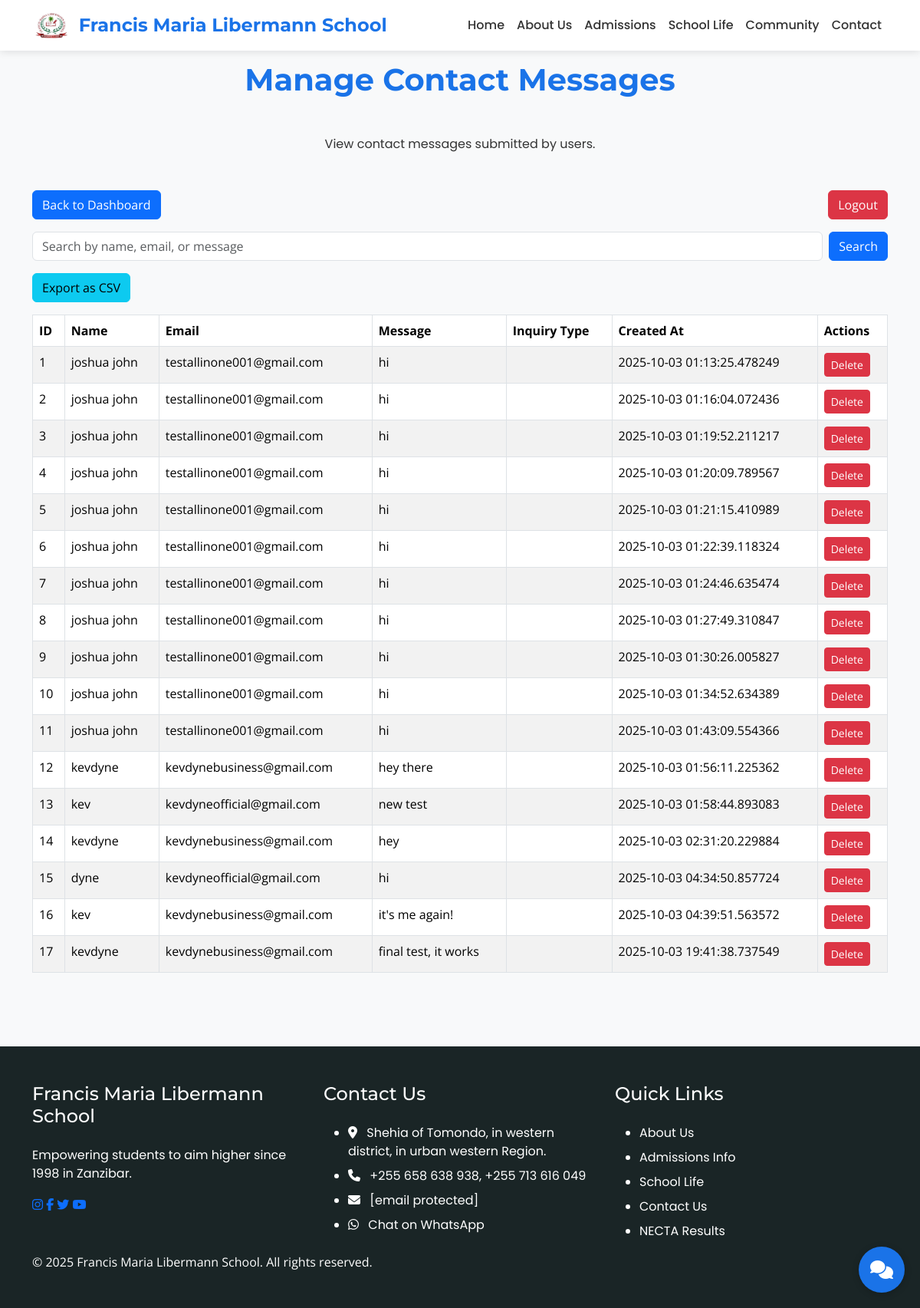
The app's page /admin/contacts (signed in), older data.
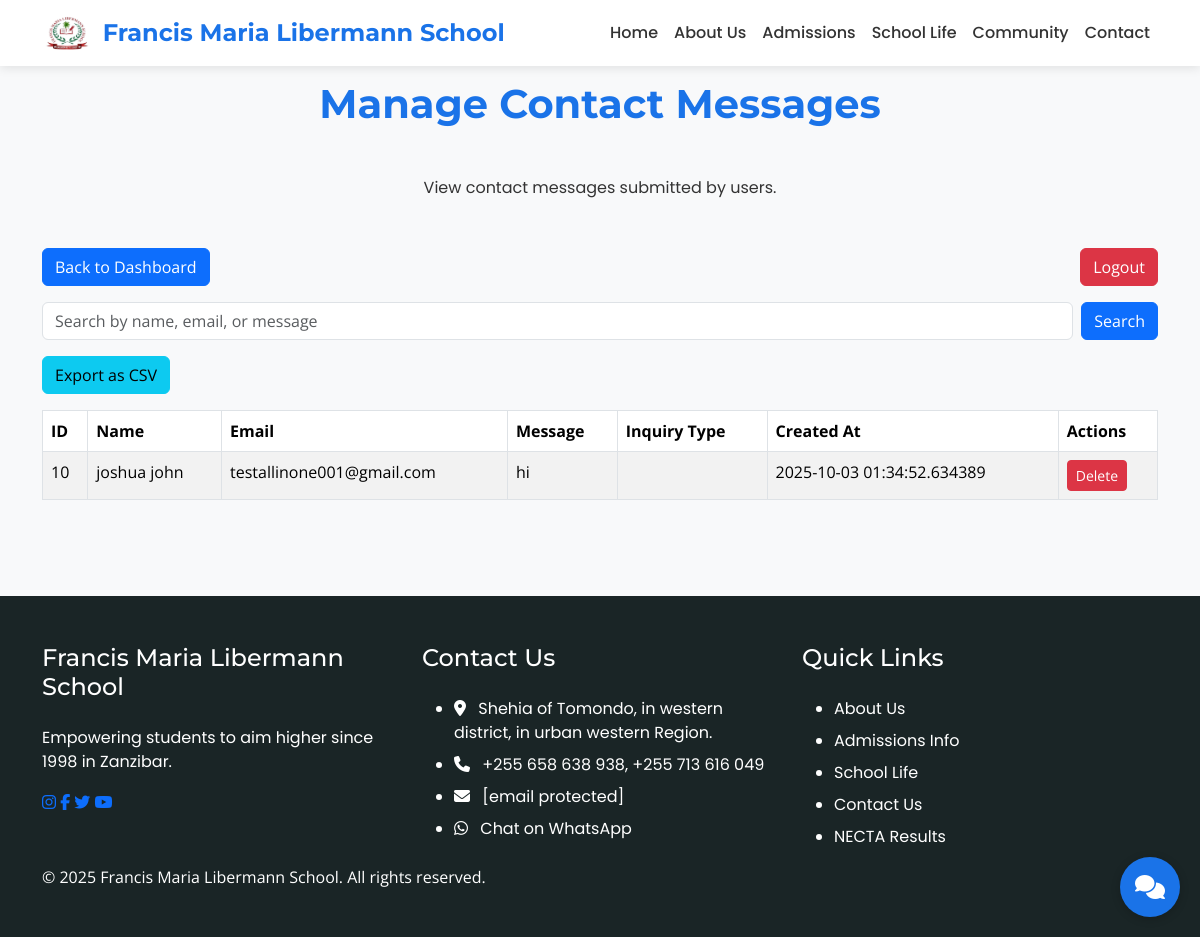
The same page, newer data.
### app/models.py (models this page shows, shortened)
class Contact(db.Model):
    id = db.Column(db.Integer, primary_key=True)
    name = db.Column(db.String(100), nullable=False)
    email = db.Column(db.String(120), nullable=False)
    message = db.Column(db.Text, nullable=False)
    created_at = db.Column(db.DateTime, default=datetime.utcnow)

### app/routes.py (the view, shortened to what this page needs)
@main.route('/admin/contacts', methods=['GET', 'POST'])
@login_required
def admin_contacts():
    search_query = request.form.get('search', '') if request.method == 'POST' else ''
    if search_query:
        contacts = Contact.query.filter(
            (Contact.name.ilike(f'%{search_query}%')) |
            (Contact.email.ilike(f'%{search_query}%')) |
            (Contact.message.ilike(f'%{search_query}%'))
        ).all()
    else:
        contacts = Contact.query.all()
    return render_template('admin_contacts.html', contacts=contacts, search_query=search_query)

### app/templates/admin_contacts.html
{% extends "base.html" %}
{% block content %}
<section class="section bg-light">
    <div class="container">
        <h2 class="section-title">Manage Contact Messages</h2>
        <p class="text-center mb-5">View contact messages submitted by users.</p>
        <div class="row mb-3">
            <div class="col-md-12">
                <a href="{{ url_for('main.admin_dashboard') }}" class="btn btn-primary">Back to Dashboard</a>
                <a href="{{ url_for('main.admin_logout') }}" class="btn btn-danger float-end">Logout</a>
            </div>
        </div>
        <div class="row mb-3">
            <div class="col-md-12">
                <form method="POST" class="d-flex">
                    <input type="text" name="search" class="form-control me-2" placeholder="Search by name, email, or message" value="{{ search_query }}">
                    <button type="submit" class="btn btn-primary">Search</button>
                </form>
            </div>
        </div>
        <div class="row mb-3">
            <div class="col-md-12">
                <form method="POST" style="display:inline;">
                    <button type="submit" name="export" value="export" class="btn btn-info">Export as CSV</button>
                </form>
            </div>
        </div>
        <div class="row">
            <div class="col-md-12">
                <table class="table table-bordered table-striped">
                    <thead>
                        <tr>
                            <th>ID</th>
                            <th>Name</th>
                            <th>Email</th>
                            <th>Message</th>
                            <th>Inquiry Type</th>
                            <th>Created At</th>
                            <th>Actions</th>
                        </tr>
                    </thead>
                    <tbody>
                        {% for contact in contacts %}
                        <tr>
                            <td>{{ contact.id }}</td>
                            <td>{{ contact.name }}</td>
                            <td>{{ contact.email }}</td>
                            <td>{{ contact.message }}</td>
                            <td>{{ contact.inquiry_type }}</td>
                            <td>{{ contact.created_at }}</td>
                            <td>
                                <form method="POST" action="{{ url_for('main.delete_contact', contact_id=contact.id) }}"
                                      onsubmit="return confirm('Are you sure you want to delete this contact message?');"
                                      style="display: inline;">
                                    <button type="submit" class="btn btn-danger btn-sm">Delete</button>
                                </form>
                            </td>
                        </tr>
                        {% endfor %}
                    </tbody>
                </table>
            </div>
        </div>
    </div>
</section>
{% endblock %}

### app/templates/base.html (shortened to what this page needs)
<!DOCTYPE html>
<html lang="en">
<head>
    <link rel="stylesheet" href="https://cdnjs.cloudflare.com/ajax/libs/font-awesome/6.5.1/css/all.min.css">
    <link href="https://cdn.jsdelivr.net/npm/bootstrap@5.3.3/dist/css/bootstrap.min.css" rel="stylesheet">
    <link rel="stylesheet" href="https://unpkg.com/aos@2.3.1/dist/aos.css">
    <link rel="stylesheet" href="{{ url_for('static', filename='styles.css') }}">
</head>
<body>
    <div id="content" style="display: none;">
        <nav class="navbar navbar-expand-lg navbar-light fixed-top" id="mainNav">
            <div class="container">
                <a class="navbar-brand" href="{{ url_for('main.index') }}" data-translate="Francis Maria Libermann School">
                    <img src="{{ url_for('static', filename='assets/logo.jpeg') }}" alt="FML Logo" style="height: 40px; display: inline-block; vertical-align: middle; margin-right: 10px;">
                    Francis Maria Libermann School
                </a>
                <div class="collapse navbar-collapse" id="navbarNav">
                    <ul class="navbar-nav ms-auto">
                        <li class="nav-item">
                            <a class="nav-link {% if current_page == 'index' %}active{% endif %}" href="{{ url_for('main.index') }}" data-translate="Home">Home</a>
                        </li>
                        <li class="nav-item">
                            <a class="nav-link {% if current_page == 'about' %}active{% endif %}" href="{{ url_for('main.index') }}about" data-translate="About Us">About Us</a>
                        </li>
                        <li class="nav-item">
                            <a class="nav-link {% if current_page == 'admissions' %}active{% endif %}" href="{{ url_for('main.admissions') }}" data-translate="Admissions">Admissions</a>
                        </li>
                        <li class="nav-item">
                            <a class="nav-link {% if current_page == 'school-life' %}active{% endif %}" href="{{ url_for('main.school_life') }}" data-translate="School Life">School Life</a>
                        </li>
                        <li class="nav-item">
                            <a class="nav-link {% if current_page == 'community' %}active{% endif %}" href="{{ url_for('main.community') }}" data-translate="Community">Community</a>
                        </li>
                        <li class="nav-item">
                            <a class="nav-link {% if current_page == 'contact' %}active{% endif %}" href="{{ url_for('main.contact') }}" data-translate="Contact">Contact</a>
                        </li>
                    </ul>
                </div>
            </div>
        </nav>
        {% block content %}{% endblock %}
        <footer class="footer">
            <div class="container">
                <div class="row">
                    <div class="col-lg-4 mb-4 mb-lg-0">
                        <h4 data-translate="Francis Maria Libermann School">Francis Maria Libermann School</h4>
                        <p data-translate="Empowering students to aim higher since 1998 in Zanzibar.">
                            Empowering students to aim higher since 1998 in Zanzibar.
                        </p>
                        <div class="social-links">
                            <a href="https://www.instagram.com/fmlibermann/?hl=en" target="_blank" aria-label="Instagram"><i class="fab fa-instagram"></i></a>
                            <a href="#" aria-label="Facebook"><i class="fab fa-facebook-f"></i></a>
                            <a href="#" aria-label="Twitter"><i class="fab fa-twitter"></i></a>
                            <a href="#" aria-label="YouTube"><i class="fab fa-youtube"></i></a>
                        </div>
                    </div>
                    <div class="col-lg-4 mb-4 mb-lg-0">
                        <h4 data-translate="Contact Us">Contact Us</h4>
                        <ul class="footer-links">
                            <li><i class="fas fa-map-marker-alt me-2" aria-hidden="true"></i> <span data-translate="Shehia of Tomondo, in western district, in urban western Region.">Shehia of Tomondo, in western district, in urban western Region.</span></li>
                            <li><i class="fas fa-phone me-2" aria-hidden="true"></i> <span data-translate="+255 658 638 938, +255 713 616 049">+255 658 638 938, +255 713 616 049</span></li>
                            <li><i class="fas fa-envelope me-2" aria-hidden="true"></i> <span data-translate="info@maristboys.ac.tz"><a href="/cdn-cgi/l/email-protection" class="__cf_email__" data-cfemail="b7ded9d1d8f7dad6c5dec4c3d5d8cec499d6d499c3cd">[email protected]</a></span></li>
                            <li><i class="fab fa-whatsapp me-2" aria-hidden="true"></i> <a href="https://wa.me/255658638938?text=Hello,%20I%20need%20assistance%20with%20Francis%20Maria%20Libermann%20School!" target="_blank" data-translate="Chat on WhatsApp">Chat on WhatsApp</a></li>
                        </ul>
                    </div>
                    <div class="col-lg-4">
                        <h4 data-translate="Quick Links">Quick Links</h4>
                        <ul class="footer-links">
                            <li><a href="{{ url_for('main.index') }}about" data-translate="About Us">About Us</a></li>
                            <li><a href="{{ url_for('main.admissions') }}" data-translate="Admissions Info">Admissions Info</a></li>
                            <li><a href="{{ url_for('main.school_life') }}" data-translate="School Life">School Life</a></li>
                            <li><a href="{{ url_for('main.contact') }}" data-translate="Contact Us">Contact Us</a></li>
                            <li><a href="https://matokeo.necta.go.tz/" target="_blank" data-translate="NECTA Results">NECTA Results</a></li>
                        </ul>
                    </div>
                </div>
                <div class="copyright" data-translate="© 2025 Francis Maria Libermann School. All rights reserved.">
                    © 2025 Francis Maria Libermann School. All rights reserved.
                </div>
            </div>
        </footer>
        <div class="chatbot">
            <button class="chatbot-toggle" aria-label="Open Chatbot">
                <i class="fas fa-comments" aria-hidden="true"></i>
            </button>
        </div>
    </div>
</body>
</html>

### app/static/styles.css (style rules this page uses)
body { font-family: 'Open Sans', sans-serif; color: #333; margin: 0; padding: 0; overflow-x: hidden; overflow-y: hidden; transition: overflow-y 0.3s ease; }
body.loaded { overflow-y: auto; }
h1, h2, h3, h4, h5, h6 { font-family: 'Montserrat', sans-serif; }
p, a, li { font-family: 'Poppins', sans-serif; }
#content { opacity: 0; transition: opacity 0.5s ease; }
#content.visible { opacity: 1; }
.navbar { transition: all 0.3s ease; background: rgba(255, 255, 255, 0.95); box-shadow: 0 2px 10px rgba(0, 0, 0, 0.1); position: fixed; width: 100%; z-index: 1000; }
.navbar-brand { font-family: 'Montserrat', sans-serif; font-weight: 700; font-size: 1.5rem; color: #1a73e8 !important; transition: color 0.3s ease; display: flex; align-items: center; }
.navbar-brand img { height: 40px; margin-right: 10px; transition: height 0.3s ease; }
.nav-item { position: relative; }
.nav-link { font-family: 'Poppins', sans-serif; font-weight: 500; font-size: 1rem; color: #333 !important; padding: 10px 15px; transition: color 0.3s ease; position: relative; display: inline-block; }
.nav-link::after { content: ''; position: absolute; width: 0; height: 2px; bottom: 0; left: 0; background-color: #1a73e8; transition: width 0.3s ease; }
.section { padding: 5rem 0; }
.section-title { font-size: 2.5rem; font-weight: 700; text-align: center; margin-bottom: 3rem; color: #1a73e8; }
.footer { background: #1a2526; color: #fff; padding: 3rem 0; }
.footer h4 { font-size: 1.5rem; margin-bottom: 1.5rem; }
.footer-links li { margin-bottom: 0.5rem; }
.footer-links a { color: #fff; text-decoration: none; transition: color 0.3s ease; }
.chatbot { position: fixed; bottom: 20px; right: 20px; z-index: 1000; }
.chatbot-toggle { background: #1a73e8; color: #fff; border: none; width: 60px; height: 60px; border-radius: 50%; display: flex; justify-content: center; align-items: center; font-size: 1.5rem; cursor: pointer; box-shadow: 0 2px 10px rgba(0, 0, 0, 0.2); transition: background 0.3s ease; }

Row changes from the older to the newer data that the page shows:
removed Contact: id "1", name "joshua john", email "testallinone001@gmail.com", message "hi", created_at "2025-10-03 01:13:25.478249"
removed Contact: id "2", name "joshua john", email "testallinone001@gmail.com", message "hi", created_at "2025-10-03 01:16:04.072436"
removed Contact: id "3", name "joshua john", email "testallinone001@gmail.com", message "hi", created_at "2025-10-03 01:19:52.211217"
removed Contact: id "4", name "joshua john", email "testallinone001@gmail.com", message "hi", created_at "2025-10-03 01:20:09.789567"
removed Contact: id "5", name "joshua john", email "testallinone001@gmail.com", message "hi", created_at "2025-10-03 01:21:15.410989"
removed Contact: id "6", name "joshua john", email "testallinone001@gmail.com", message "hi", created_at "2025-10-03 01:22:39.118324"
removed Contact: id "7", name "joshua john", email "testallinone001@gmail.com", message "hi", created_at "2025-10-03 01:24:46.635474"
removed Contact: id "8", name "joshua john", email "testallinone001@gmail.com", message "hi", created_at "2025-10-03 01:27:49.310847"
removed Contact: id "9", name "joshua john", email "testallinone001@gmail.com", message "hi", created_at "2025-10-03 01:30:26.005827"
removed Contact: id "11", name "joshua john", email "testallinone001@gmail.com", message "hi", created_at "2025-10-03 01:43:09.554366"
removed Contact: id "12", name "kevdyne", email "kevdynebusiness@gmail.com", message "hey there", created_at "2025-10-03 01:56:11.225362"
removed Contact: id "13", name "kev", email "kevdyneofficial@gmail.com", message "new test", created_at "2025-10-03 01:58:44.893083"
removed Contact: id "14", name "kevdyne", email "kevdynebusiness@gmail.com", message "hey", created_at "2025-10-03 02:31:20.229884"
removed Contact: id "15", name "dyne", email "kevdyneofficial@gmail.com", message "hi", created_at "2025-10-03 04:34:50.857724"
removed Contact: id "16", name "kev", email "kevdynebusiness@gmail.com", message "it's me again!", created_at "2025-10-03 04:39:51.563572"
removed Contact: id "17", name "kevdyne", email "kevdynebusiness@gmail.com", message "final test, it works", created_at "2025-10-03 19:41:38.737549"
